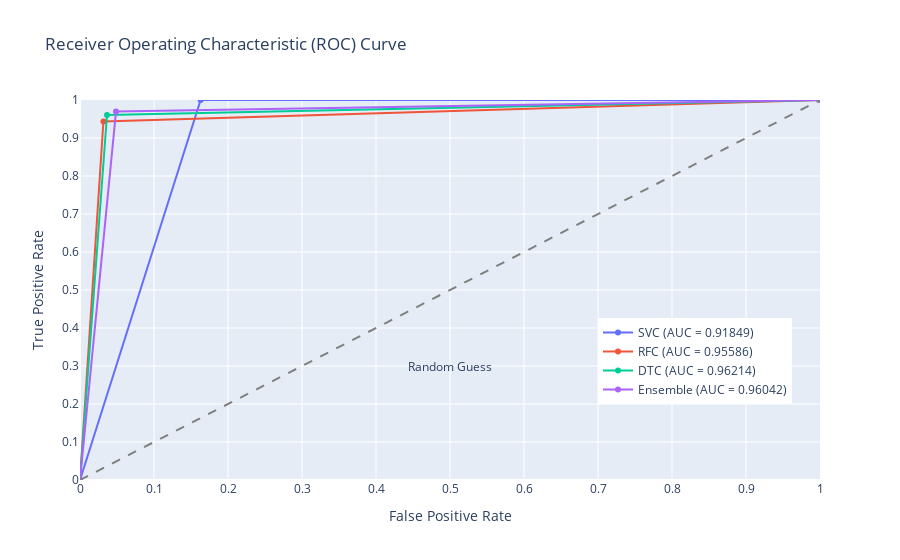

The notebook cell saved with this chart:
### Code cell
import plotly.graph_objects as go
from sklearn.metrics import roc_curve, auc

# Compute ROC curve and AUC for each model
models = ['SVC', 'RFC', 'DTC', 'Ensemble']
y_preds = [y_pred_svc, y_pred_rfc, y_pred_dtc, y_pred_ensemble]
roc_auc_scores = []

fig = go.Figure()

for model, y_pred in zip(models, y_preds):
    fpr, tpr, _ = roc_curve(y_test, y_pred)
    roc_auc = auc(fpr, tpr)
    roc_auc_scores.append(roc_auc)
    fig.add_trace(go.Scatter(x=fpr, y=tpr, name=f'{model} (AUC = {roc_auc:.5f})'))

fig.update_layout(
    title='Receiver Operating Characteristic (ROC) Curve',
    xaxis_title='False Positive Rate',
    yaxis_title='True Positive Rate',
    xaxis=dict(range=[0, 1], dtick=0.1),
    yaxis=dict(range=[0, 1], dtick=0.1),
    legend=dict(x=0.7, y=0.2),
)

fig.add_shape(
    type='line',
    x0=0,
    y0=0,
    x1=1,
    y1=1,
    line=dict(color='gray', dash='dash'),
)

fig.add_annotation(
    x=0.5,
    y=0.3,
    text='Random Guess',
    showarrow=False,
    font=dict(size=12),
)

fig.update_annotations(dict(
    xref="x",
    yref="y",
    arrowcolor="rgba(0,0,0,0)",
    ax=0,
    ay=-40
))

fig.show()

### Figure 1 — Plotly figure (JSON) as saved in the notebook; plotly's stock layout.template omitted (floating-point values rounded to 4 significant figures)
{"data": [{"name": "SVC (AUC = 0.91849)", "type": "scatter", "x": [0, 0.163, 1], "y": [0, 1, 1]}, {"name": "RFC (AUC = 0.95586)", "type": "scatter", "x": [0, 0.03163, 1], "y": [0, 0.9434, 1]}, {"name": "DTC (AUC = 0.96214)", "type": "scatter", "x": [0, 0.0365, 1], "y": [0, 0.9608, 1]}, {"name": "Ensemble (AUC = 0.96042)", "type": "scatter", "x": [0, 0.04866, 1], "y": [0, 0.9695, 1]}], "layout": {"annotations": [{"arrowcolor": "rgba(0,0,0,0)", "ax": 0, "ay": -40, "font": {"size": 12}, "showarrow": false, "text": "Random Guess", "x": 0.5, "xref": "x", "y": 0.3, "yref": "y"}], "legend": {"x": 0.7, "y": 0.2}, "shapes": [{"line": {"color": "gray", "dash": "dash"}, "type": "line", "x0": 0, "x1": 1, "y0": 0, "y1": 1}], "title": {"text": "Receiver Operating Characteristic (ROC) Curve"}, "xaxis": {"dtick": 0.1, "range": [0, 1], "title": {"text": "False Positive Rate"}}, "yaxis": {"dtick": 0.1, "range": [0, 1], "title": {"text": "True Positive Rate"}}}}
